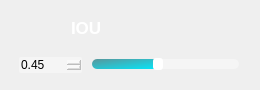
                 <widget class="QFrame" name="IOU_QF">
                  <property name="minimumSize">
                   <size>
                    <width>260</width>
                    <height>90</height>
                   </size>
                  </property>
                  <property name="maximumSize">
                   <size>
                    <width>260</width>
                    <height>90</height>
                   </size>
                  </property>
                  <property name="styleSheet">
                   <string notr="true">QFrame#IOU_QF{
border:2px solid rgba(255, 255, 255, 70);
border-radius:15px;
}</string>
                  </property>
                  <layout class="QVBoxLayout" name="verticalLayout_15">
                   <item>
                    <widget class="QPushButton" name="ToggleBotton_2">
                     <property name="sizePolicy">
                      <sizepolicy hsizetype="Expanding" vsizetype="Fixed">
                       <horstretch>0</horstretch>
                       <verstretch>0</verstretch>
                      </sizepolicy>
                     </property>
                     <property name="minimumSize">
                      <size>
                       <width>0</width>
                       <height>30</height>
                      </size>
                     </property>
                     <property name="maximumSize">
                      <size>
                       <width>16777215</width>
                       <height>30</height>
                      </size>
                     </property>
                     <property name="font">
                      <font>
                       <family>Nirmala UI</family>
                       <pointsize>13</pointsize>
                       <weight>88</weight>
                       <italic>false</italic>
                       <bold>true</bold>
                      </font>
                     </property>
                     <property name="cursor">
                      <cursorShape>ArrowCursor</cursorShape>
                     </property>
                     <property name="mouseTracking">
                      <bool>true</bool>
                     </property>
                     <property name="focusPolicy">
                      <enum>Qt::StrongFocus</enum>
                     </property>
                     <property name="contextMenuPolicy">
                      <enum>Qt::DefaultContextMenu</enum>
                     </property>
                     <property name="layoutDirection">
                      <enum>Qt::LeftToRight</enum>
                     </property>
                     <property name="autoFillBackground">
                      <bool>false</bool>
                     </property>
                     <property name="styleSheet">
                      <string notr="true">QPushButton{
background-image:url(:/setting /images/newsize/IOU.png);
background-repeat: no-repeat;
background-position: left center;
border: none;
border-left: 20px solid transparent;

text-align: left;
padding-left: 40px;
padding-bottom: 4px;
color: white;
font: 700 13pt &quot;Nirmala UI&quot;;
}</string>
                     </property>
                     <property name="text">
                      <string>IOU</string>
                     </property>
                     <property name="autoDefault">
                      <bool>false</bool>
                     </property>
                     <property name="default">
                      <bool>false</bool>
                     </property>
                     <property name="flat">
                      <bool>false</bool>
                     </property>
                    </widget>
                   </item>
                   <item>
                    <widget class="QFrame" name="frame_3">
                     <property name="sizePolicy">
                      <sizepolicy hsizetype="Preferred" vsizetype="Preferred">
                       <horstretch>0</horstretch>
                       <verstretch>0</verstretch>
                      </sizepolicy>
                     </property>
                     <property name="minimumSize">
                      <size>
                       <width>0</width>
                       <height>20</height>
                      </size>
                     </property>
                     <property name="maximumSize">
                      <size>
                       <width>16777215</width>
                       <height>20</height>
                      </size>
                     </property>
                     <layout class="QHBoxLayout" name="horizontalLayout_16" stretch="3,7">
                      <property name="spacing">
                       <number>10</number>
                      </property>
                      <property name="leftMargin">
                       <number>8</number>
                      </property>
                      <property name="topMargin">
                       <number>0</number>
                      </property>
                      <property name="rightMargin">
                       <number>10</number>
                      </property>
                      <property name="bottomMargin">
                       <number>0</number>
                      </property>
                      <item>
                       <widget class="QDoubleSpinBox" name="iou_spinbox">
                        <property name="cursor">
                         <cursorShape>PointingHandCursor</cursorShape>
                        </property>
                        <property name="styleSheet">
                         <string notr="true">QDoubleSpinBox {
border: 0px solid lightgray;
border-radius: 2px;
background-color: rgba(255,255,255,90);
font: 600 9pt &quot;Segoe UI&quot;;
}
        
QDoubleSpinBox::up-button {
width: 10px;
height: 9px;
margin: 0px 3px 0px 0px;
border-image: url(:/setting /images/newsize/box_up.png);
}
QDoubleSpinBox::up-button:pressed {
margin-top: 1px;
}
            
QDoubleSpinBox::down-button {
width: 10px;
height: 9px;
margin: 0px 3px 0px 0px;
border-image:url(:/setting /images/newsize/box_down.png);
}
QDoubleSpinBox::down-button:pressed {
margin-bottom: 1px;
}</string>
                        </property>
                        <property name="minimum">
                         <double>0.010000000000000</double>
                        </property>
                        <property name="maximum">
                         <double>1.000000000000000</double>
                        </property>
                        <property name="singleStep">
                         <double>0.050000000000000</double>
                        </property>
                        <property name="value">
                         <double>0.450000000000000</double>
                        </property>
                       </widget>
                      </item>
                      <item>
                       <widget class="QSlider" name="iou_slider">
                        <property name="cursor">
                         <cursorShape>PointingHandCursor</cursorShape>
                        </property>
                        <property name="styleSheet">
                         <string notr="true">QSlider::groove:horizontal {
border: none;
height: 10px;
background-color: rgba(255,255,255,90);
border-radius: 5px;
}

QSlider::handle:horizontal {
width: 10px;
margin: -1px 0px -1px 0px;
border-radius: 3px;
background-color: white;
}

QSlider::sub-page:horizontal {
background-color: qlineargradient(x1:0, y1:0, x2:1, y2:1, stop:0 #59969b, stop:1 #04e7fa);
border-radius: 5px;
}</string>
                        </property>
                        <property name="minimum">
                         <number>1</number>
                        </property>
                        <property name="maximum">
                         <number>100</number>
                        </property>
                        <property name="value">
                         <number>45</number>
                        </property>
                        <property name="orientation">
                         <enum>Qt::Horizontal</enum>
                        </property>
                       </widget>
                      </item>
                     </layout>
                    </widget>
                   </item>
                  </layout>
                 </widget>
